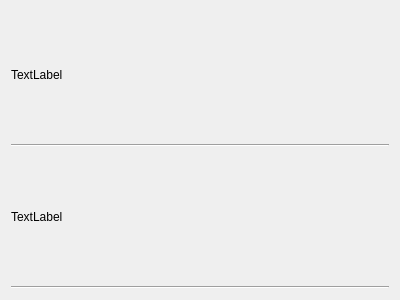
<?xml version="1.0" encoding="UTF-8"?>
<ui version="4.0">
 <class>WebDialogQuestion</class>
 <widget class="QWidget" name="WebDialogQuestion">
  <property name="geometry">
   <rect>
    <x>0</x>
    <y>0</y>
    <width>400</width>
    <height>300</height>
   </rect>
  </property>
  <property name="windowTitle">
   <string>Form</string>
  </property>
  <layout class="QVBoxLayout" name="verticalLayout">
   <item>
    <widget class="QLabel" name="TitleLabel">
     <property name="text">
      <string>TextLabel</string>
     </property>
    </widget>
   </item>
   <item>
    <widget class="Line" name="line">
     <property name="orientation">
      <enum>Qt::Horizontal</enum>
     </property>
    </widget>
   </item>
   <item>
    <widget class="QLabel" name="QuestionLabel">
     <property name="text">
      <string>TextLabel</string>
     </property>
    </widget>
   </item>
   <item>
    <widget class="Line" name="line_2">
     <property name="orientation">
      <enum>Qt::Horizontal</enum>
     </property>
    </widget>
   </item>
  </layout>
 </widget>
 <resources/>
 <connections/>
</ui>
